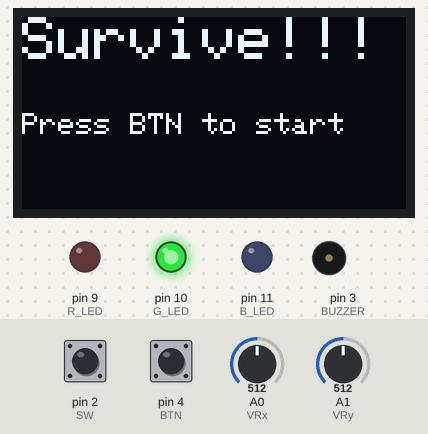
Simulated run of this sketch. Board: Arduino Uno, built with avr-gcc and run on an emulated ATmega328P. Shown: 128×64 one-colour display, output pins drawn as LEDs (lit = HIGH), buzzer (waves = sounding). The inputs (shaded band) are chosen by the test bench; at power-on: pin 4 (BTN) HIGH, pin 2 (SW) HIGH, A0 (VRx) = 512, A1 (VRy) = 512. Random numbers use the default seed unless the sketch sets one.

Above: at 1.4 s.
1.5 s: pin 4 (BTN) pulled LOW for 0.15 s
At 1.83 s:
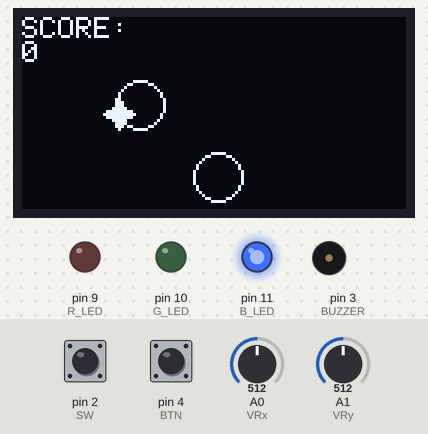
2.2 s: pin 2 (SW) pulled LOW for 1 s
At 3.4 s:
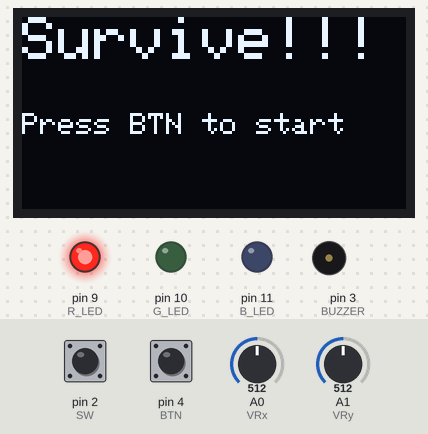
5.0 s: pin 4 (BTN) pulled LOW for 1 s
At 6.55 s:
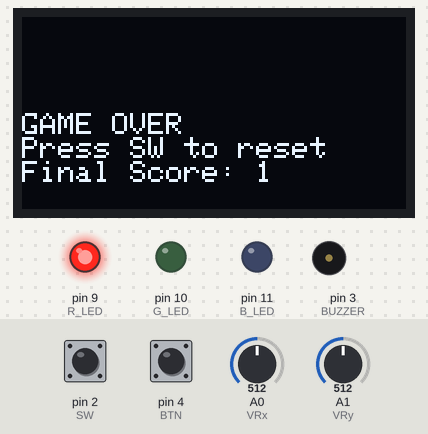
6.6 s: pin 2 (SW) pulled LOW for 0.15 s
At 7.4 s:
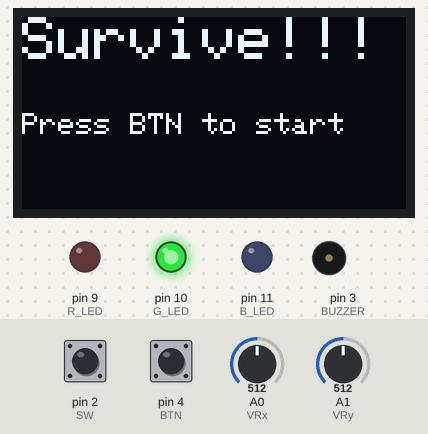
8.5 s: pin 4 (BTN) pulled LOW for 0.15 s
At 8.9 s:
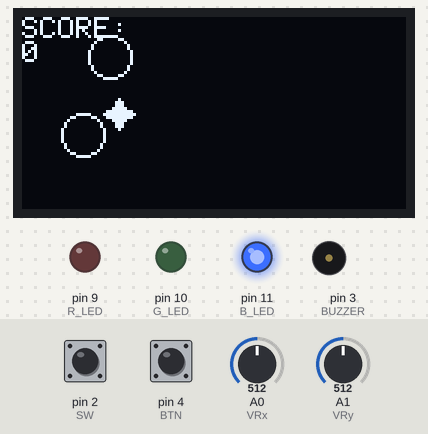
9.2 s: A0 (VRx) set to 90
At 9.86 s:
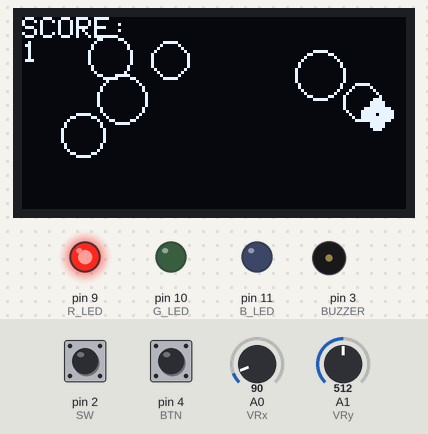
Timing chart, 0 to 12.2 s (numbered marks = the images above; inputs shaded):
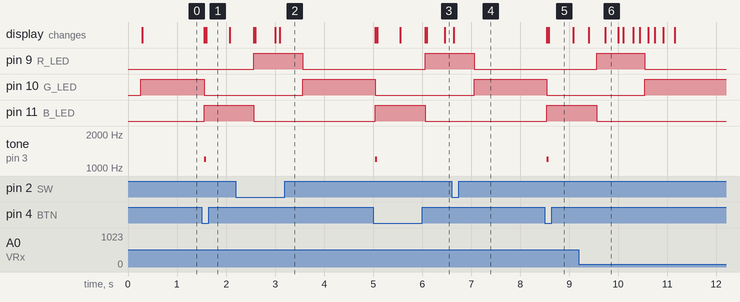

Measured:
- after the input at 1.5 s, pin 10 (G_LED): HIGH → LOW after 0.06 s; pin 11 (B_LED): LOW → HIGH after 0.06 s; tone on pin 3 (BUZZER): silent → 1200 Hz after 0.06 s, → silent 0.04 s later; the display: first changes after 0.06 s (image 1 shows a later state)
- after the input at 5.0 s, pin 9 (R_LED): LOW → HIGH after 1.1 s; pin 10 (G_LED): HIGH → LOW after 0.05 s; pin 11 (B_LED): LOW → HIGH after 0.05 s, → LOW 1.0 s later; tone on pin 3 (BUZZER): silent → 1200 Hz after 0.05 s, → silent 0.04 s later; the display: first changes after 0.05 s (image 3 shows a later state)
- after the input at 6.6 s, the display: changes after 0.05 s (image 4)
- after the input at 8.5 s, pin 10 (G_LED): HIGH → LOW at once; pin 11 (B_LED): LOW → HIGH at once; tone on pin 3 (BUZZER): silent → 1200 Hz at once, → silent 0.04 s later; the display: first changes at once (image 5 shows a later state)

The sketch:

Survive.ino
```cpp
#include <Wire.h>
#include <Adafruit_GFX.h>
#include <Adafruit_SH110X.h>

// ==== DISPLAY SETUP ====
#define SCREEN_WIDTH 128
#define SCREEN_HEIGHT 64
Adafruit_SH1106G display(SCREEN_WIDTH, SCREEN_HEIGHT, &Wire);

// ==== INPUT PINS ====
const int VRx = A0;     // Joystick X
const int VRy = A1;     // Joystick Y
const int SW  = 2;      // Joystick switch
const int BTN = 4;      // Action button

// ==== OUTPUT PINS ====
const int BUZZER = 3;
const int R_LED  = 9;
const int G_LED  = 10;
const int B_LED  = 11;

// ==== THRESHOLDS FOR JOYSTICK ====
const int upperThresh = 900;
const int lowerThresh = 100;

// ==== GAME STATES ====
enum GameState {
  START,
  PLAY,
  END
};

GameState gameState = START;

// player variables
uint8_t playerY = 32;
uint8_t playerX = 32;
bool invincible = false;
unsigned long invincibleEndTime = 0;
bool dodgeReady = true;
unsigned long dodgeCooldownEnd = 0;

const unsigned long INVINCE_MS = 1000;   // invincibility duration when dodge pressed
const unsigned long COOLDOWN_MS = 2000; // dodge cooldown

uint8_t finalScore = 0;

// mortar
#define MAX_MORTARS 20
struct Mortar{
  uint8_t x;
  uint8_t y;
  unsigned long spawnTime;
  unsigned long explodeTime; // moment when explosion activates
  bool exploded;            // has blown up (and been handled)
  uint8_t radius;           // radius of the mortar target
};

Mortar mortars[MAX_MORTARS];
uint8_t mortarCount = 0;

// Timing and difficulty helpers
unsigned long startTime = 0;
unsigned long lastSpawnTime = 0;
unsigned long currentTime = 0;


// to see better
void updateInputs();
void updateLED();
void drawPlayer();
void spawnMortar(uint8_t x, uint8_t y, unsigned long delayMs, uint8_t radius, bool tracking);
void updateMortars();
void drawMortars();
void checkCollisions();
bool rectCircleCollision(int cx, int cy, int cr, int rx, int ry, int rw, int rh);

// update input
void updateInputs() {
  int joystickY = analogRead(VRy);
  int joystickX = analogRead(VRx);


  // Move up
  if (joystickY < lowerThresh) {
    playerY += 6;
  }
  // Move down
  else if (joystickY > upperThresh) {
    playerY -= 6;
  }

  // Move left
  if (joystickX < lowerThresh) {
    playerX += 6;
  }
  // Move right
  else if (joystickX > upperThresh) {
    playerX -= 6;
  }

  playerX = constrain(playerX, 10, SCREEN_WIDTH - 10);
  playerY = constrain(playerY, 10, SCREEN_HEIGHT - 10);

  // Button to start or "action"
  if (digitalRead(BTN) == LOW) {
    if (gameState == START) {
      gameState = PLAY;
      startTime = millis();
      mortarCount = 0;
    }
    else if(gameState == PLAY){
      if(dodgeReady){
        invincible = true;
        invincibleEndTime = millis() + INVINCE_MS;
        dodgeReady = false;
        dodgeCooldownEnd = millis() + COOLDOWN_MS;

        tone(BUZZER, 1200, 40);
      }
    }
  }

  if(invincible && millis() >= invincibleEndTime){
    invincible = false;
  }
  if(!dodgeReady && millis() >= dodgeCooldownEnd){
    dodgeReady = true;
  }

  // Joystick switch to reset
  if (digitalRead(SW) == LOW && gameState == END) {
    gameState = START;
  }
}

//led depends on dodge/invincible
void updateLED() {
  if(invincible){
    digitalWrite(R_LED, LOW);
    digitalWrite(G_LED, LOW);
    digitalWrite(B_LED, HIGH);
  }
  else if(dodgeReady){
    digitalWrite(R_LED, LOW);
    digitalWrite(G_LED, HIGH);
    digitalWrite(B_LED, LOW);
  }
  else{
    digitalWrite(R_LED, HIGH);
    digitalWrite(G_LED, LOW);
    digitalWrite(B_LED, LOW);
  }

}

//drawing player. the drawing also depends on the dodge/invincible condition
void drawPlayer() {
  if(invincible){
    display.fillCircle(playerX - 4, playerY, 1, SH110X_WHITE);
    display.fillCircle(playerX + 4, playerY, 1, SH110X_WHITE);
    display.fillCircle(playerX, playerY - 4, 1, SH110X_WHITE);
    display.fillCircle(playerX, playerY + 4, 1, SH110X_WHITE);
    display.fillCircle(playerX, playerY, 3, SH110X_WHITE);
  }
  else if(dodgeReady){
      display.fillCircle(playerX, playerY, 2, SH110X_WHITE);
      display.fillCircle(playerX - 3, playerY, 2, SH110X_WHITE);
      display.fillCircle(playerX + 3, playerY, 2, SH110X_WHITE);
      display.fillCircle(playerX, playerY - 3, 2, SH110X_WHITE);
      display.fillCircle(playerX, playerY + 3, 2, SH110X_WHITE);
  }
  else{
    display.fillCircle(playerX - 3, playerY, 2, SH110X_WHITE);
    display.fillCircle(playerX + 3, playerY, 2, SH110X_WHITE);
    display.fillCircle(playerX, playerY - 3, 2, SH110X_WHITE);
    display.fillCircle(playerX, playerY + 3, 2, SH110X_WHITE);
  }
}

//mortars, the only enemy of the game
void spawnMortar(uint8_t x, uint8_t y, unsigned long delayMs, uint8_t radius, bool tracking){
  if(mortarCount >= MAX_MORTARS) return;
  Mortar &m = mortars[mortarCount++];
  if(tracking){
    m.x = constrain(playerX + random(-12, 13), 8, SCREEN_WIDTH - 8);
    m.y = constrain(playerY + random(-12, 13), 8, SCREEN_WIDTH - 8);
  }
  else{
    m.x = x;
    m.y = y;
  }

  m.spawnTime = millis();
  m.explodeTime = m.spawnTime + delayMs + random(0, 300);
  m.exploded = false;
  m.radius = radius + random(0, 3);
}

void updateMortars(){
  for(int i = 0; i < mortarCount; i++){
    Mortar &m = mortars[i];
    if(m.exploded && millis() - m.explodeTime > 300){
      mortarCount--;
      mortars[i] = mortars[mortarCount];
      i--;
      continue;
    }
    if (!m.exploded && millis() >= m.explodeTime){
      m.exploded = true;
      //buzzer here later
    }
  }
}

void drawMortars(){
  for(int i = 0; i < mortarCount; i++){
    Mortar &m = mortars[i];
    if(!m.exploded){
      display.drawCircle(m.x, m.y, m.radius, SH110X_WHITE);
    }
    else{
      display.fillCircle(m.x, m.y, m.radius, SH110X_WHITE);
    }
  }
}

// collisions
bool rectCircleCollision(int cx, int cy, int cr, int rx, int ry, int rw, int rh) {
  // closest point on rect to circle center
  int closestX = max(rx, min(cx, rx + rw));
  int closestY = max(ry, min(cy, ry + rh));
  int dx = cx - closestX;
  int dy = cy - closestY;
  return (dx * dx + dy * dy) <= (cr * cr);
}

void checkCollisions() {
  if (gameState != PLAY) return;
  if (invincible) return; // ignore collisions while invincible

  // player rectangle
  int pW = 8;
  int pH = 8;
  int pX = playerX - pW/2;
  int pY = playerY - pH/2;

  // mortar collisions (only when exploded)
  for (int i = 0; i < mortarCount; i++) {
    Mortar &m = mortars[i];
    if (m.exploded) {
      if (rectCircleCollision(m.x, m.y, m.radius, pX, pY, pW, pH)) {
        // hit by mortar explosion
        gameState = END;
        finalScore = (currentTime - startTime) / 1000;
        return;
      }
    }
  }
}

//setup and loop
void setup() {
  pinMode(SW, INPUT_PULLUP);
  pinMode(BTN, INPUT_PULLUP);

  pinMode(BUZZER, OUTPUT);
  pinMode(R_LED, OUTPUT);
  pinMode(G_LED, OUTPUT);
  pinMode(B_LED, OUTPUT);

  display.begin(0x3C, true);
  delay(200);
  display.clearDisplay();
  display.display();
  display.setTextSize(1);
  display.setTextColor(SH110X_WHITE);


  startTime = millis();
  lastSpawnTime = startTime;
}

void loop() {
  currentTime = millis();

  updateInputs();
  updateMortars();
  checkCollisions();
  updateLED();

  display.clearDisplay();

  if (gameState == START) {
    display.setCursor(0, 0);
    display.setTextSize(2);
    display.println("Survive!!!");
    display.setTextSize(1);
    display.setCursor(0, 32);
    display.println("Press BTN to start");
    display.setTextColor(SH110X_WHITE);

  }

  else if (gameState == PLAY) {
    if (currentTime - lastSpawnTime > (unsigned long)max(50UL, 500UL - ((currentTime - startTime)*2 / 1000))) {
      spawnMortar(random(16, SCREEN_WIDTH - 16), random(10, SCREEN_HEIGHT - 10), 1250UL, 6, false);
      spawnMortar(0, 0, 1250UL, 6, true);

      //implementation for patterns, has issues probably with the amount of projectiles and game balance
     /*
      uint8_t pattern = random(0, 5);

    switch (pattern) {
      case 0: // single intelligent mortar
        spawnMortar(0, 0, 1250 + random(0, 1000), random(4,12), true);
        break;

      case 1: // triple barrage
        for (uint8_t k=0; k<3; k++)
          spawnMortar(0, 0,
                      1250 + random(1000,1300), random(4,10), true);
        break;

      case 2: // horizontal line
      uint8_t y_ran = random(10, SCREEN_HEIGHT-10);
        for (uint8_t k=20; k<SCREEN_WIDTH-20; k+=20)
          spawnMortar(k, y_ran,
                      1250 + random(0,800), 5, false);
        break;

      case 3: // vertical line barrage
        uint8_t x_ran = random(20, SCREEN_WIDTH-20);
        for (uint8_t k=10; k<SCREEN_HEIGHT-10; k+=16)
          spawnMortar(x_ran, k,
                      1250 + random(0,700), 5, false);
        break;

      case 4: // big one intelligent
        spawnMortar(playerX, playerY, 1250 + 1200, 12, true);
        break;
    }
    */
      lastSpawnTime = currentTime;
    }
    drawMortars();
    drawPlayer();
    display.setCursor(0, 0);
    display.println("SCORE: ");
    display.print((currentTime - startTime) / 1000);
  }

  else if (gameState == END) {
    display.setCursor(0, 32);
    display.println("GAME OVER");
    display.println("Press SW to reset");
    display.print("Final Score: ");
    display.print(finalScore);
  }

  display.display();
}
```
